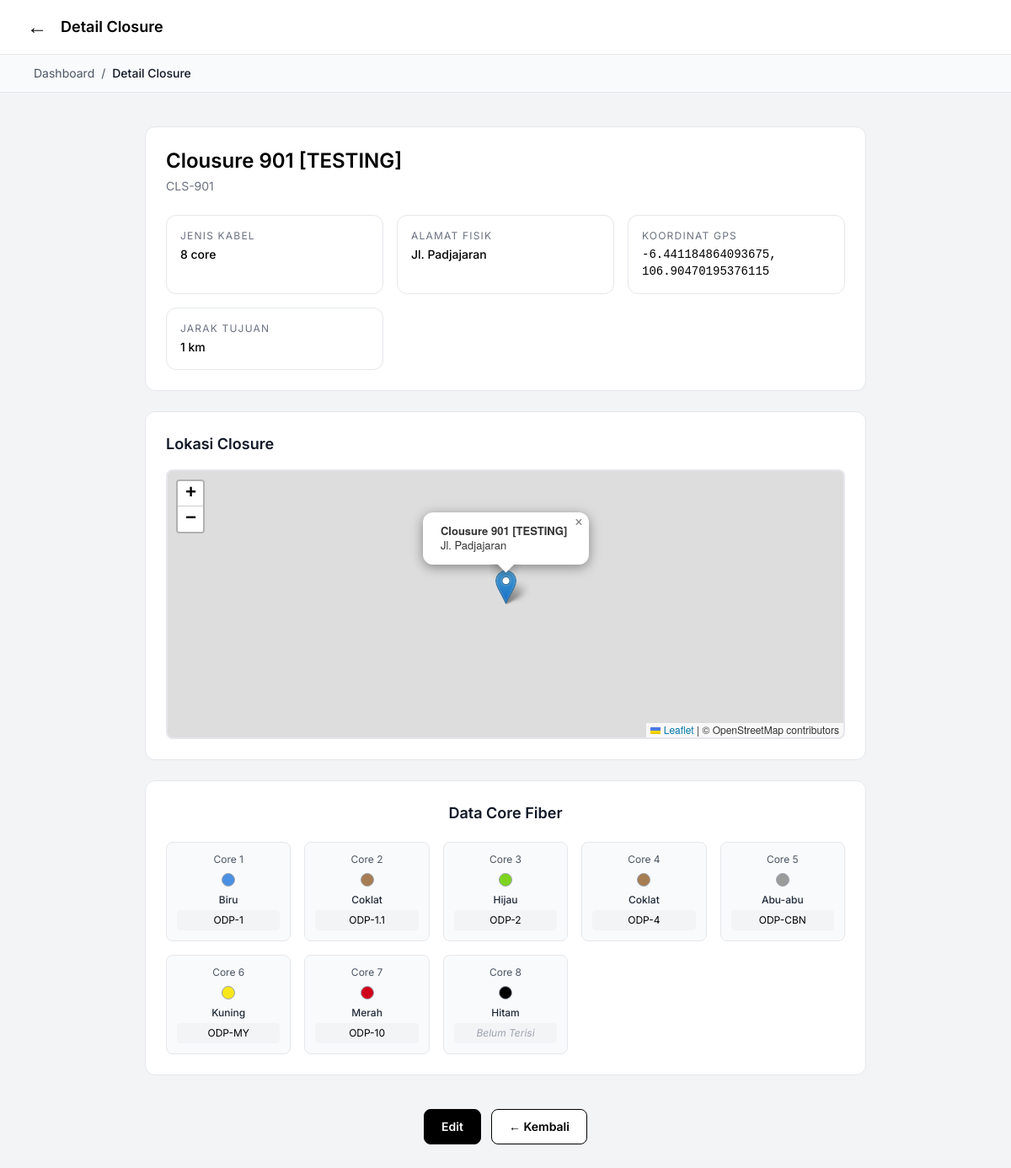
The app's page /detail_closure.php?id=11 (signed in), older data.
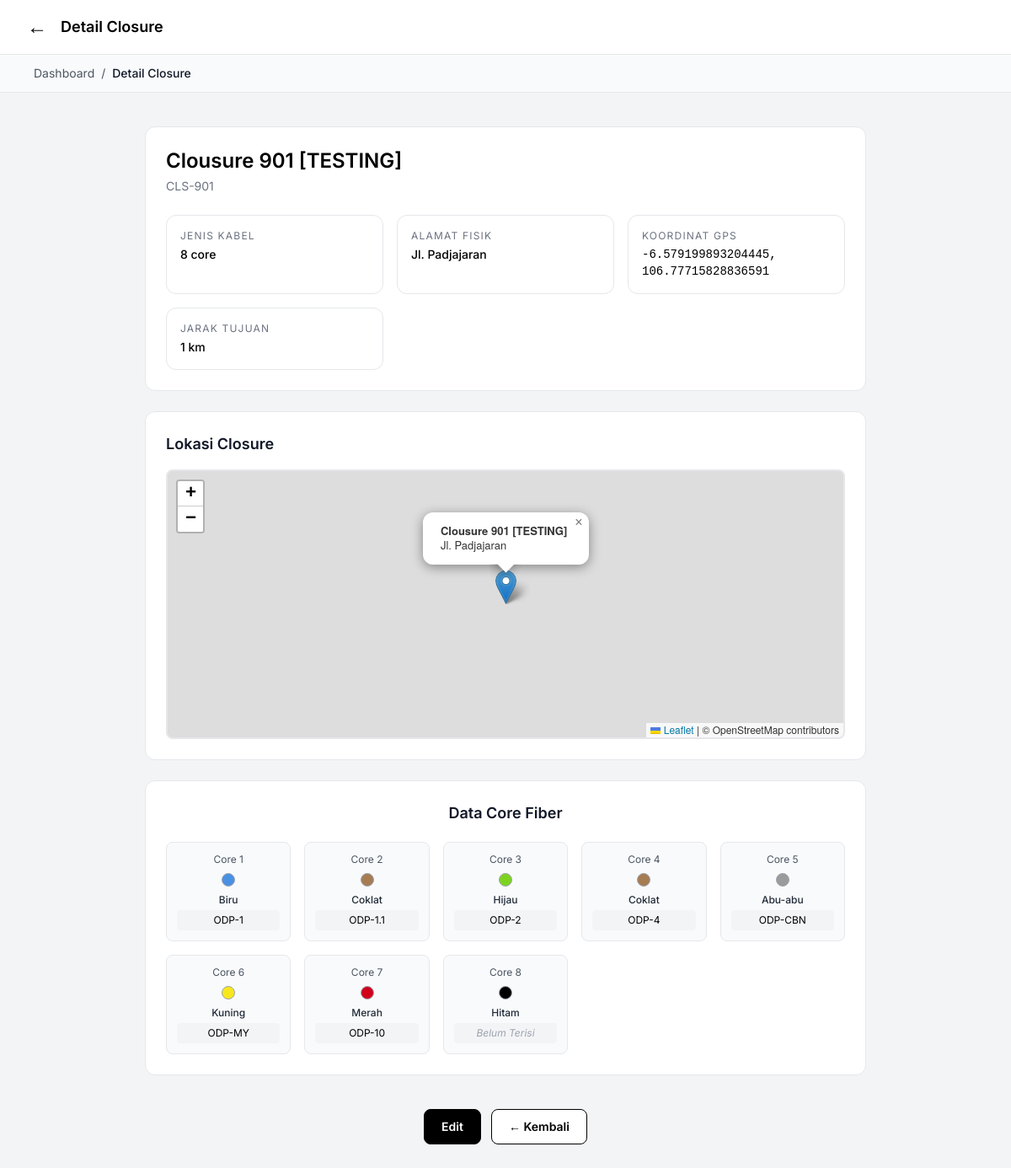
The same page, newer data.
### tables this page shows
CREATE TABLE `closure` (
  `id_closure` int NOT NULL,
  `kode_closure` varchar(20) NOT NULL,
  `nama_closure` varchar(100) NOT NULL,
  `jenis_kabel` enum('4 core','8 core','12 core','24 core') NOT NULL,
  `alamat_fisik` text NOT NULL,
  `koordinat` varchar(100) DEFAULT NULL,
  `jarak_tujuan` float DEFAULT NULL,
  `tanggal_input` datetime DEFAULT CURRENT_TIMESTAMP,
  `updated_at` datetime DEFAULT CURRENT_TIMESTAMP ON UPDATE CURRENT_TIMESTAMP
);

CREATE TABLE `core_warna` (
  `id_core` int NOT NULL,
  `id_closure` int NOT NULL,
  `warna_core` varchar(50) NOT NULL,
  `tujuan_core` varchar(100) DEFAULT NULL
);

### detail_closure.php (the view, shortened to what this page needs)
<?php
include 'koneksi.php';
$id = isset($_GET['id']) ? intval($_GET['id']) : 0;
$query = "SELECT * FROM closure WHERE id_closure = $id";
$result = mysqli_query($conn, $query);
$closure = mysqli_fetch_assoc($result);
$core_query = "SELECT * FROM core_warna WHERE id_closure = $id";
$core_data = mysqli_query($conn, $core_query);
?>
<!DOCTYPE html>
<html lang="id">
<head>
  <link rel="stylesheet" href="https://unpkg.com/leaflet@1.9.4/dist/leaflet.css"
 />
  <script src="https://cdn.tailwindcss.com"></script>
</head>
<body class="bg-gray-100">
  <div class="sticky top-0 z-10 bg-white border-b border-gray-200 px-8 py-4 flex items-center gap-4">
    <a href="dashboard.php" class="text-2xl text-black">←</a>
    <h1 class="text-lg font-semibold">Detail Closure</h1>
  </div>
  <div class="px-10 py-3 bg-gray-50 border-b border-gray-200 text-sm text-gray-600">
    <nav class="flex items-center space-x-2">
      <a href="dashboard.php" class="hover:text-blue-700 transition-colors">Dashboard</a>
      <span>/</span>
      <span class="text-gray-900 font-medium">Detail Closure</span>
    </nav>
  </div>
  <div class="max-w-4xl mx-auto my-10 px-5">
    <div class="bg-white border border-gray-200 rounded-xl p-6 mb-6">
      <h2 class="text-2xl font-semibold mb-1"><?= htmlspecialchars($closure['nama_closure']) ?></h2>
      <div class="text-gray-500 text-sm"><?= htmlspecialchars($closure['kode_closure']) ?></div>
      <div class="grid grid-cols-1 sm:grid-cols-2 lg:grid-cols-3 gap-4 mt-6">
        <div class="bg-white border border-gray-200 rounded-xl p-4">
          <div class="text-xs text-gray-500 uppercase tracking-widest mb-1">Jenis Kabel</div>
          <div class="text-sm font-medium"><?= htmlspecialchars($closure['jenis_kabel']) ?></div>
        </div>
        <div class="bg-white border border-gray-200 rounded-xl p-4">
          <div class="text-xs text-gray-500 uppercase tracking-widest mb-1">Alamat Fisik</div>
          <div class="text-sm font-medium"><?= htmlspecialchars($closure['alamat_fisik']) ?></div>
        </div>
        <?php if ($closure['koordinat']): ?>
          <div class="bg-white border border-gray-200 rounded-xl p-4">
            <div class="text-xs text-gray-500 uppercase tracking-widest mb-1">Koordinat GPS</div>
            <div class="text-sm font-medium font-mono"><?= htmlspecialchars($closure['koordinat']) ?></div>
          </div>
        <?php endif; ?>
        <?php if ($closure['jarak_tujuan']): ?>
          <div class="bg-white border border-gray-200 rounded-xl p-4">
            <div class="text-xs text-gray-500 uppercase tracking-widest mb-1">Jarak Tujuan</div>
            <div class="text-sm font-medium"><?= htmlspecialchars($closure['jarak_tujuan']) ?> km</div>
          </div>
        <?php endif; ?>
      </div>
    </div>
    <div class="bg-white border border-gray-200 rounded-xl p-6 mb-6">
      <h3 class="text-lg font-semibold mb-4 text-gray-900">Lokasi Closure</h3>
      <div id="detail-map" class="h-80 w-full rounded-lg border-2 border-gray-200"></div>
    </div>
    <div class="bg-white border border-gray-200 rounded-xl p-6">
      <h3 class="text-lg font-semibold text-center mb-5 text-gray-900">Data Core Fiber</h3>
      <div class="grid grid-cols-2 sm:grid-cols-3 md:grid-cols-4 lg:grid-cols-5 gap-4">
        <?php
        $color_map = [
          'Biru' => '#4a90e2',
          'Oranye' => '#f5a623',
          'Hijau' => '#7ed321',
          'Coklat' => '#a67c52',
          'Abu-abu' => '#9b9b9b',
          'Putih' => '#ffffff',
          'Merah' => '#d0021b',
          'Hitam' => '#000000',
          'Kuning' => '#f8e71c',
          'Ungu' => '#9013fe',
          'Merah Muda' => '#ffb6c1',
          'Aqua' => '#50e3c2',
          'Biru Muda' => '#87ceeb',
          'Oranye Muda' => '#ffd700',
          'Hijau Muda' => '#90ee90',
          'Coklat Muda' => '#deb887',
          'Abu-abu Muda' => '#d3d3d3',
          'Pink' => '#ffc0cb',
          'Merah Tua' => '#8b0000',
          'Hitam Muda' => '#696969',
          'Kuning Muda' => '#ffffe0',
          'Ungu Muda' => '#dda0dd',
          'Tosca' => '#40e0d0',
          'Silver' => '#c0c0c0'
        ];
        $i = 1;
        while ($core = mysqli_fetch_assoc($core_data)):
          $color = $color_map[$core['warna_core']] ?? '#ccc';
        ?>
          <div class="border border-gray-200 rounded-lg p-3 text-center bg-gray-50 hover:bg-white hover:shadow transition-all duration-200">
            <div class="text-xs text-gray-600 mb-2">Core <?= $i ?></div>
            <div class="flex justify-center mb-2">
              <div class="w-4 h-4 rounded-full border border-gray-400" style="background-color: <?= $color ?>"></div>
            </div>
            <div class="text-xs font-medium text-gray-800 mb-1"><?= htmlspecialchars($core['warna_core']) ?></div>
            <div class="text-xs bg-gray-100 rounded px-1.5 py-1 min-h-5 flex items-center justify-center <?= empty(trim($core['tujuan_core'])) ? 'text-gray-400 italic' : '' ?>">
              <?= !empty(trim($core['tujuan_core'])) ? htmlspecialchars($core['tujuan_core']) : 'Belum Terisi' ?>
            </div>
          </div>
        <?php $i++;
        endwhile; ?>
      </div>
    </div>
    <div class="mt-10 flex justify-center gap-3 flex-wrap">
      <a href="edit_closure.php?id=<?= $closure['id_closure'] ?>" class="px-5 py-2.5 bg-black text-white rounded-lg font-semibold text-sm hover:bg-white hover:text-black border border-black transition-colors duration-300">
        Edit
      </a>
      <a href="dashboard.php" class="px-5 py-2.5 bg-white text-black rounded-lg font-semibold text-sm hover:bg-black hover:text-white border border-black transition-colors duration-300">
        ← Kembali
      </a>
    </div>
  </div>
</body>
</html>

### detail_closure.php (style rules this page uses)
body { font-family: 'Inter', sans-serif; }

Row changes from the older to the newer data that the page shows:
changed closure "Clousure 901 [TESTING]": koordinat "-6.441184864093675, 106.90470195376115" → "-6.579199893204445, 106.77715828836591"
